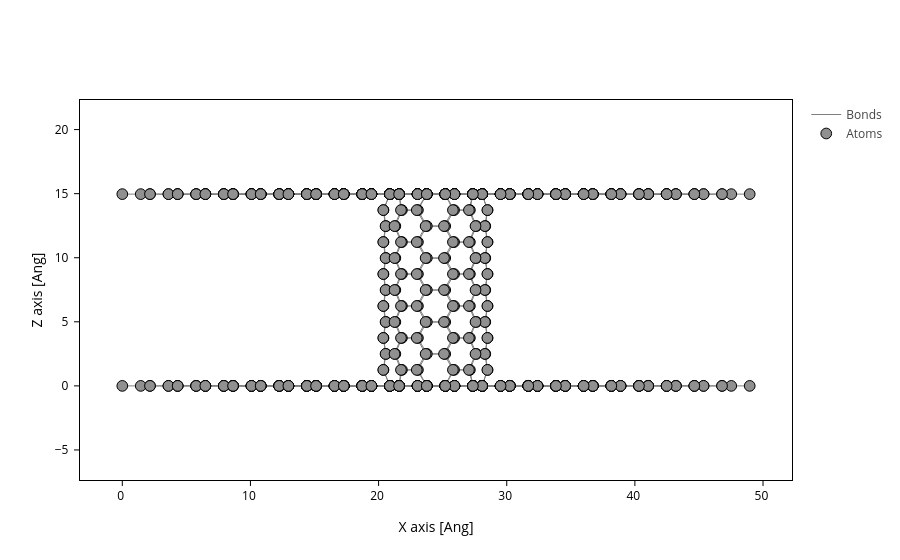

Here is the notebook cell this chart was saved with:
### Code cell
gr_cnt_gr.plot(axes="xz",show_cell=False)

### Figure 1 — Plotly figure (JSON) as saved in the notebook; plotly's stock layout.template omitted (floating-point values rounded to 4 significant figures; data arrays with more than 128 entries replaced by an {"elided": "..."} marker saying what was removed)
{"data": [{"line": {"color": "gray", "width": 1}, "meta": {}, "mode": "lines", "name": "Bonds", "opacity": 1, "type": "scatter", "x": {"elided": "20538 float values"}, "y": {"elided": "20538 float values"}}, {"marker": {"color": "#909090", "line": {"color": "black", "width": 1}, "opacity": 1, "size": 10.72}, "meta": {}, "mode": "markers", "name": "Atoms", "opacity": 1, "type": "scatter", "x": {"elided": "684 float values"}, "y": {"elided": "684 float values"}}], "layout": {"scene": {"aspectmode": "data", "xaxis": {"title": {"text": "X axis [Ang]"}}, "yaxis": {"title": {"text": "Z axis [Ang]"}}}, "xaxis": {"scaleanchor": "y", "scaleratio": 1, "title": {"text": "X axis [Ang]"}}, "yaxis": {"title": {"text": "Z axis [Ang]"}}}}
